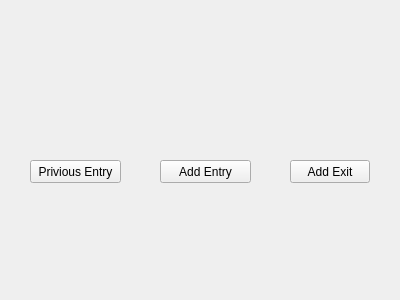
<?xml version="1.0" encoding="UTF-8"?>
<ui version="4.0">
 <class>Security</class>
 <widget class="QWidget" name="Security">
  <property name="geometry">
   <rect>
    <x>0</x>
    <y>0</y>
    <width>400</width>
    <height>300</height>
   </rect>
  </property>
  <property name="windowTitle">
   <string>Form</string>
  </property>
  <widget class="QStackedWidget" name="stackedWidget">
   <property name="geometry">
    <rect>
     <x>-10</x>
     <y>0</y>
     <width>411</width>
     <height>301</height>
    </rect>
   </property>
   <property name="currentIndex">
    <number>1</number>
   </property>
   <widget class="QWidget" name="page_3">
    <widget class="QLabel" name="label_8">
     <property name="geometry">
      <rect>
       <x>80</x>
       <y>130</y>
       <width>59</width>
       <height>15</height>
      </rect>
     </property>
     <property name="text">
      <string>Enter Id</string>
     </property>
    </widget>
    <widget class="QLineEdit" name="exitId">
     <property name="geometry">
      <rect>
       <x>240</x>
       <y>130</y>
       <width>113</width>
       <height>23</height>
      </rect>
     </property>
    </widget>
    <widget class="QPushButton" name="exitB">
     <property name="geometry">
      <rect>
       <x>170</x>
       <y>210</y>
       <width>80</width>
       <height>23</height>
      </rect>
     </property>
     <property name="text">
      <string>Enter</string>
     </property>
    </widget>
   </widget>
   <widget class="QWidget" name="page">
    <widget class="QPushButton" name="priviousEntry">
     <property name="geometry">
      <rect>
       <x>40</x>
       <y>160</y>
       <width>91</width>
       <height>23</height>
      </rect>
     </property>
     <property name="text">
      <string>Privious Entry</string>
     </property>
    </widget>
    <widget class="QPushButton" name="addEntry">
     <property name="geometry">
      <rect>
       <x>170</x>
       <y>160</y>
       <width>91</width>
       <height>23</height>
      </rect>
     </property>
     <property name="text">
      <string>Add Entry</string>
     </property>
    </widget>
    <widget class="QPushButton" name="addExitb">
     <property name="geometry">
      <rect>
       <x>300</x>
       <y>160</y>
       <width>80</width>
       <height>23</height>
      </rect>
     </property>
     <property name="text">
      <string>Add Exit</string>
     </property>
    </widget>
   </widget>
   <widget class="QWidget" name="page_4">
    <widget class="QLabel" name="label_9">
     <property name="geometry">
      <rect>
       <x>70</x>
       <y>70</y>
       <width>59</width>
       <height>15</height>
      </rect>
     </property>
     <property name="text">
      <string>Enter Id</string>
     </property>
    </widget>
    <widget class="QLineEdit" name="idNoc">
     <property name="geometry">
      <rect>
       <x>230</x>
       <y>70</y>
       <width>113</width>
       <height>23</height>
      </rect>
     </property>
    </widget>
    <widget class="QPushButton" name="idcheck">
     <property name="geometry">
      <rect>
       <x>140</x>
       <y>230</y>
       <width>111</width>
       <height>23</height>
      </rect>
     </property>
     <property name="text">
      <string>Enter</string>
     </property>
    </widget>
    <widget class="QLabel" name="label_5">
     <property name="geometry">
      <rect>
       <x>70</x>
       <y>120</y>
       <width>59</width>
       <height>15</height>
      </rect>
     </property>
     <property name="text">
      <string>Time</string>
     </property>
    </widget>
    <widget class="QLineEdit" name="timec">
     <property name="geometry">
      <rect>
       <x>230</x>
       <y>120</y>
       <width>113</width>
       <height>23</height>
      </rect>
     </property>
    </widget>
    <widget class="QLabel" name="label_10">
     <property name="geometry">
      <rect>
       <x>70</x>
       <y>170</y>
       <width>71</width>
       <height>16</height>
      </rect>
     </property>
     <property name="text">
      <string>Vehicle No</string>
     </property>
    </widget>
    <widget class="QLineEdit" name="vehiclenoc">
     <property name="enabled">
      <bool>true</bool>
     </property>
     <property name="geometry">
      <rect>
       <x>230</x>
       <y>170</y>
       <width>113</width>
       <height>23</height>
      </rect>
     </property>
     <property name="text">
      <string>Nan</string>
     </property>
    </widget>
   </widget>
   <widget class="QWidget" name="page_2">
    <widget class="QLabel" name="label">
     <property name="geometry">
      <rect>
       <x>60</x>
       <y>40</y>
       <width>91</width>
       <height>16</height>
      </rect>
     </property>
     <property name="text">
      <string>Vehicle Color</string>
     </property>
    </widget>
    <widget class="QLineEdit" name="vehicleColorc">
     <property name="enabled">
      <bool>true</bool>
     </property>
     <property name="geometry">
      <rect>
       <x>220</x>
       <y>40</y>
       <width>113</width>
       <height>23</height>
      </rect>
     </property>
     <property name="text">
      <string>Nan</string>
     </property>
    </widget>
    <widget class="QLabel" name="label_2">
     <property name="geometry">
      <rect>
       <x>60</x>
       <y>80</y>
       <width>59</width>
       <height>15</height>
      </rect>
     </property>
     <property name="text">
      <string>Name</string>
     </property>
    </widget>
    <widget class="QLineEdit" name="namec">
     <property name="geometry">
      <rect>
       <x>220</x>
       <y>70</y>
       <width>113</width>
       <height>23</height>
      </rect>
     </property>
    </widget>
    <widget class="QLabel" name="label_3">
     <property name="geometry">
      <rect>
       <x>60</x>
       <y>110</y>
       <width>101</width>
       <height>20</height>
      </rect>
     </property>
     <property name="text">
      <string>no. People</string>
     </property>
    </widget>
    <widget class="QLineEdit" name="noPeoplec">
     <property name="geometry">
      <rect>
       <x>220</x>
       <y>110</y>
       <width>113</width>
       <height>23</height>
      </rect>
     </property>
    </widget>
    <widget class="QLabel" name="label_4">
     <property name="geometry">
      <rect>
       <x>60</x>
       <y>160</y>
       <width>59</width>
       <height>15</height>
      </rect>
     </property>
     <property name="text">
      <string>gate No.</string>
     </property>
    </widget>
    <widget class="QLineEdit" name="gateNoc">
     <property name="geometry">
      <rect>
       <x>220</x>
       <y>150</y>
       <width>113</width>
       <height>23</height>
      </rect>
     </property>
    </widget>
    <widget class="QLabel" name="label_6">
     <property name="geometry">
      <rect>
       <x>60</x>
       <y>200</y>
       <width>59</width>
       <height>15</height>
      </rect>
     </property>
     <property name="text">
      <string>purpose</string>
     </property>
    </widget>
    <widget class="QLineEdit" name="puposec">
     <property name="geometry">
      <rect>
       <x>220</x>
       <y>190</y>
       <width>113</width>
       <height>23</height>
      </rect>
     </property>
    </widget>
    <widget class="QLabel" name="label_7">
     <property name="geometry">
      <rect>
       <x>60</x>
       <y>230</y>
       <width>59</width>
       <height>15</height>
      </rect>
     </property>
     <property name="text">
      <string>Mobile No.</string>
     </property>
    </widget>
    <widget class="QLineEdit" name="mobileNoc">
     <property name="geometry">
      <rect>
       <x>220</x>
       <y>230</y>
       <width>113</width>
       <height>23</height>
      </rect>
     </property>
    </widget>
    <widget class="QPushButton" name="saveEntry">
     <property name="geometry">
      <rect>
       <x>130</x>
       <y>270</y>
       <width>80</width>
       <height>23</height>
      </rect>
     </property>
     <property name="text">
      <string>Enter</string>
     </property>
    </widget>
   </widget>
  </widget>
 </widget>
 <resources/>
 <connections/>
</ui>
